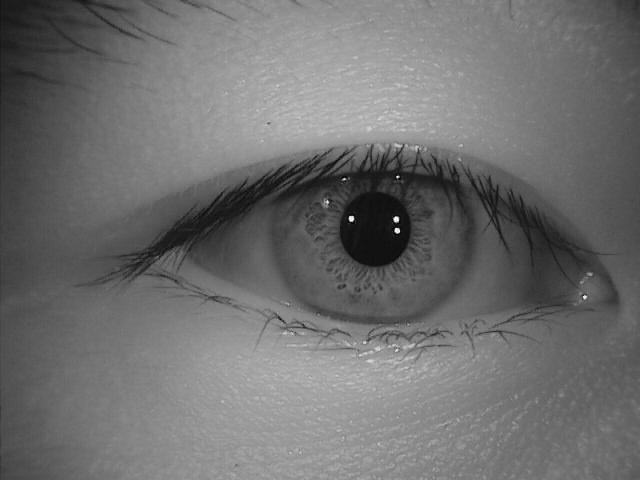
#> input picture png folder/osoba20/osoba20a.png, 640 x 480 px, found by its file name
$ python flip_check.py
#> lines starting #> are read from the running program, lines starting #| are printed output that depends on the picture
import cv2
import numpy as np
import time
start_time = time.time()


def is_flip(original, target):
    # temp = cv2.flip() # flip 0 vertical, 1 horizontal, -1 both
    print("\nChecking if images are equal : ", np.array_equal(original,target))
    if np.array_equal(original, target) == False:
        print("Images were not equal \n Will now check if it was vertically flipped")
        temp = cv2.flip(target, 0)
        if np.array_equal(original, temp) == False:
            print("Images were not equal \n Will now check if it was horizontally flipped")
            temp2 = cv2.flip(target, 1)
            if np.array_equal(original, temp2) == False:
                print("Images were not equal \n Will now check if it was horizontally and vertically flipped")
                temp3 = cv2.flip(target, -1)
                if np.array_equal(original, temp3) == False:
                    print("Images are not equal, they must be different images")
                else:
                    print("Images are equal, it was horizontally and vertically flipped")
            else:
                print("Images are equal, it was horizontally flipped")
        else:
            print("Images are equal, it was vertically flipped")
    else:
        print("Images are equal")
    return 0

image = cv2.imread(r"C:\Users\johnsonvu\Desktop\IrisRecognition\png folder\osoba20\osoba20a.png") # r fix
#> image is the input picture: shape (480, 640, 3); min 0, max 255, mean 110.2
image2 = cv2.imread(r"C:\Users\johnsonvu\Desktop\IrisRecognition\png folder\osoba20\osoba20a_pic_resized_BW.png")
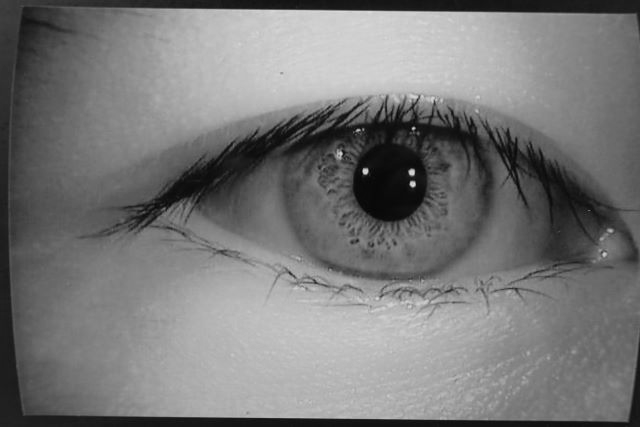
#> input picture png folder/osoba20/osoba20a_pic_resized_BW.png, 640 x 427 px, found by its file name
#> image2 is the input picture: shape (427, 640, 3); min 4, max 227, mean 119.7
image3 =  cv2.imread(r"C:\Users\johnsonvu\Desktop\IrisRecognition\png folder\osoba20\osoba20a_vertflip.png")
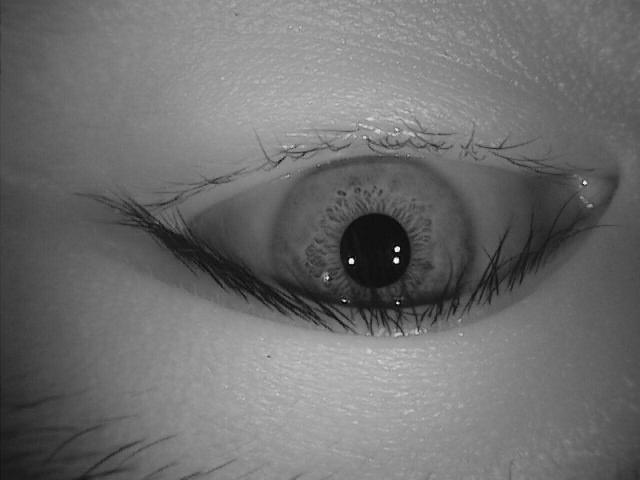
#> input picture png folder/osoba20/osoba20a_vertflip.png, 640 x 480 px, found by its file name
#> image3 is the input picture: shape (480, 640, 3); min 0, max 255, mean 110.2

is_flip(image,image) # same photo inserted
#| Checking if images are equal :  True
#| Checking if images are equal :  False
is_flip(image,image2) # print attack
#> in is_flip (call 2), `temp = cv2.flip(target, 0)`:
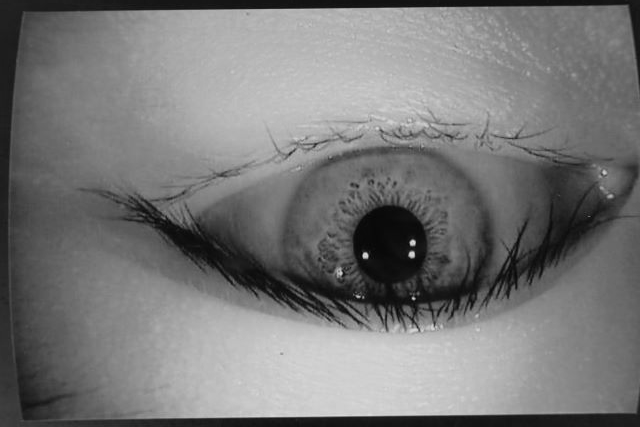
#> temp: shape (427, 640, 3); min 4, max 227, mean 119.7
#> in is_flip (call 2), `temp2 = cv2.flip(target, 1)`:
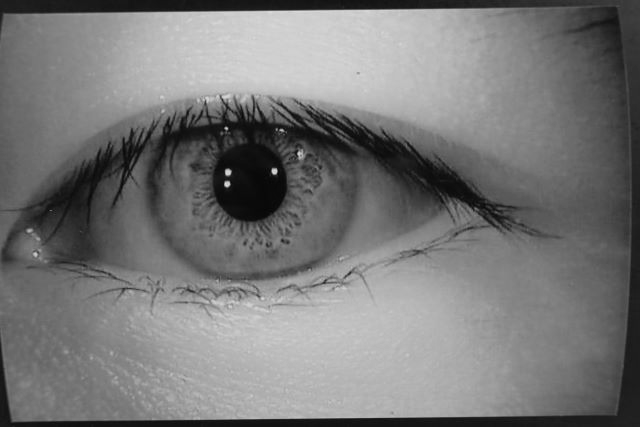
#> temp2: shape (427, 640, 3); min 4, max 227, mean 119.7
#> in is_flip (call 2), `temp3 = cv2.flip(target, -1)`:
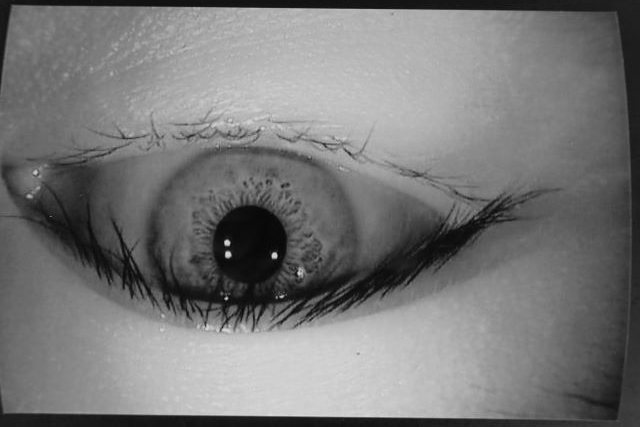
#> temp3: shape (427, 640, 3); min 4, max 227, mean 119.7
is_flip(image,image3) # vertical attack
#| Checking if images are equal :  False

print("Time taken: ", (time.time() - start_time), "seconds")
